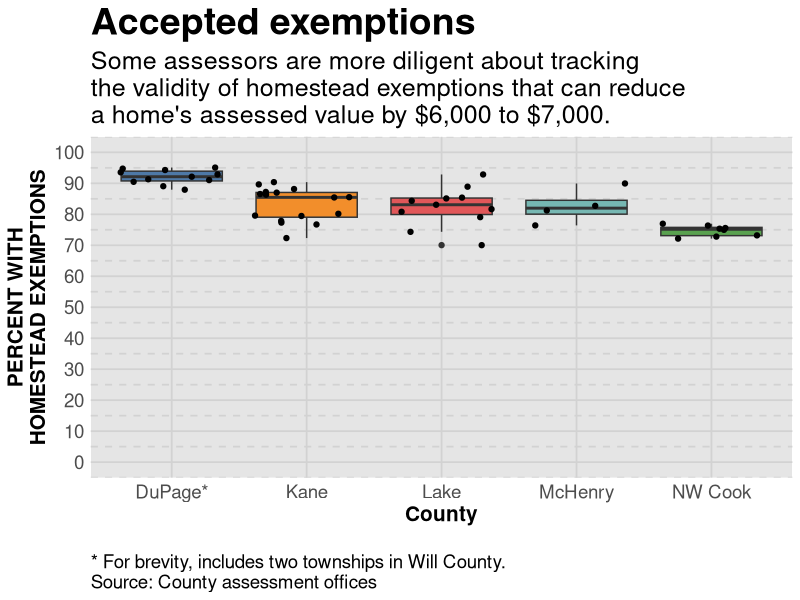

Source code (R):
# switching things up a bit - this is data
# from a watchdog graphic that seemed to
# be perfect for this chart type
# ultimately we chose not to use it, but
# still a great example

# as always, read the data in
library(readr)
library(ggplot2)
library(ggthemes)

df <- read_csv("homeExem.csv")

# take a look at it
names(df)
summary(df)

#---------------------
# This function set styles for the chart
# Be sure to run it before you plot

theme_gfx <- function(...) {
  theme_set(theme_get() + theme(text = element_text(family = 'Verdana', size= 12, lineheight=0.9))) + 
    theme(
      # edit background colors
      plot.background = element_blank(),
      legend.background = element_blank(),
      panel.background=element_rect(fill="#E5E5E5"),
      strip.background=element_rect(fill="#E5E5E5"),
      # modify grid and tick lines
      panel.grid.major = element_line(size = .6, color="#D2D2D2"),
      panel.grid.minor = element_line(size = .6, color="#D2D2D2", linetype = "dashed"),
      axis.ticks = element_blank(),
      # edit font sizes
      plot.title = element_text(size = 27,face="bold"),
      plot.subtitle = element_text(size = 18),
      #legend.title=element_text(size = 13,face="bold"),
      legend.text=element_text(size=14.7),
      axis.title=element_text(size=15, face="bold"),
      axis.text=element_text(size=13.5),
      plot.caption=element_text(size=13.5, hjust=0),
      strip.text = element_text(face="bold", size=13.5, hjust=0),
      # This puts the legend across the top
      legend.position="top", 
      legend.direction="horizontal",
      # removes label for legend
      legend.title = element_blank(),
      ...
    )
}

#-----Insert plot here -------------

# A boxplot is something that shows the range of data
# in a set. Basically it divides the most common 
# data into four parts with equal counts of data,
# or quartiles. Bottom and top quartiles are shown 
# by the extent of the top and bottom lines,
# while the two middle quartiles are boxed with the
# median as the line in the box. 
# Any points beyond the box and lines are considered
# potential outliers. So basically, it's showing
# that most of the data or predicted data would be between
# the box and lines, and trying to show what would 
# fall outside that prediction.
boxgfx <- ggplot(df) + 
  aes(x = County, 
      y = ExemRate, 
      fill = factor(County)
      ) + 
  geom_boxplot() + 
  theme_gfx() + 
  geom_jitter()  +
  scale_y_continuous( limits = c(0, 100), breaks=c( seq( 0,100,10 ) ) )
# Jitter just takes all the dots and spaces them out
# so they don't overlap and you can see them all

# add all the titles.
boxgfx <- boxgfx + labs(
  title="Accepted exemptions", # your headline
  subtitle="Some assessors are more diligent about tracking \nthe validity of homestead exemptions that can reduce \na home's assessed value by $6,000 to $7,000.",
  x="County", 
  y="PERCENT WITH\nHOMESTEAD EXEMPTIONS",
  caption="\n* For brevity, includes two townships in Will County.\nSource: County assessment offices")

# in this case, there's no need for a legend
boxgfx <- boxgfx + 
  theme(legend.position="None")

# color scheme - comment out for B/W PDF
boxgfx <- boxgfx + scale_colour_tableau() + scale_fill_tableau()
# make B/W PDF - remember to change name of file!
#boxgfx <- boxgfx + scale_colour_grey(start = 0, end = 0.75) + scale_fill_grey(start = 0, end = 0.75)

boxgfx

#----- End plot --------------
# Uncomment the line below when saving pdfs or pngs
#dev.off() 

